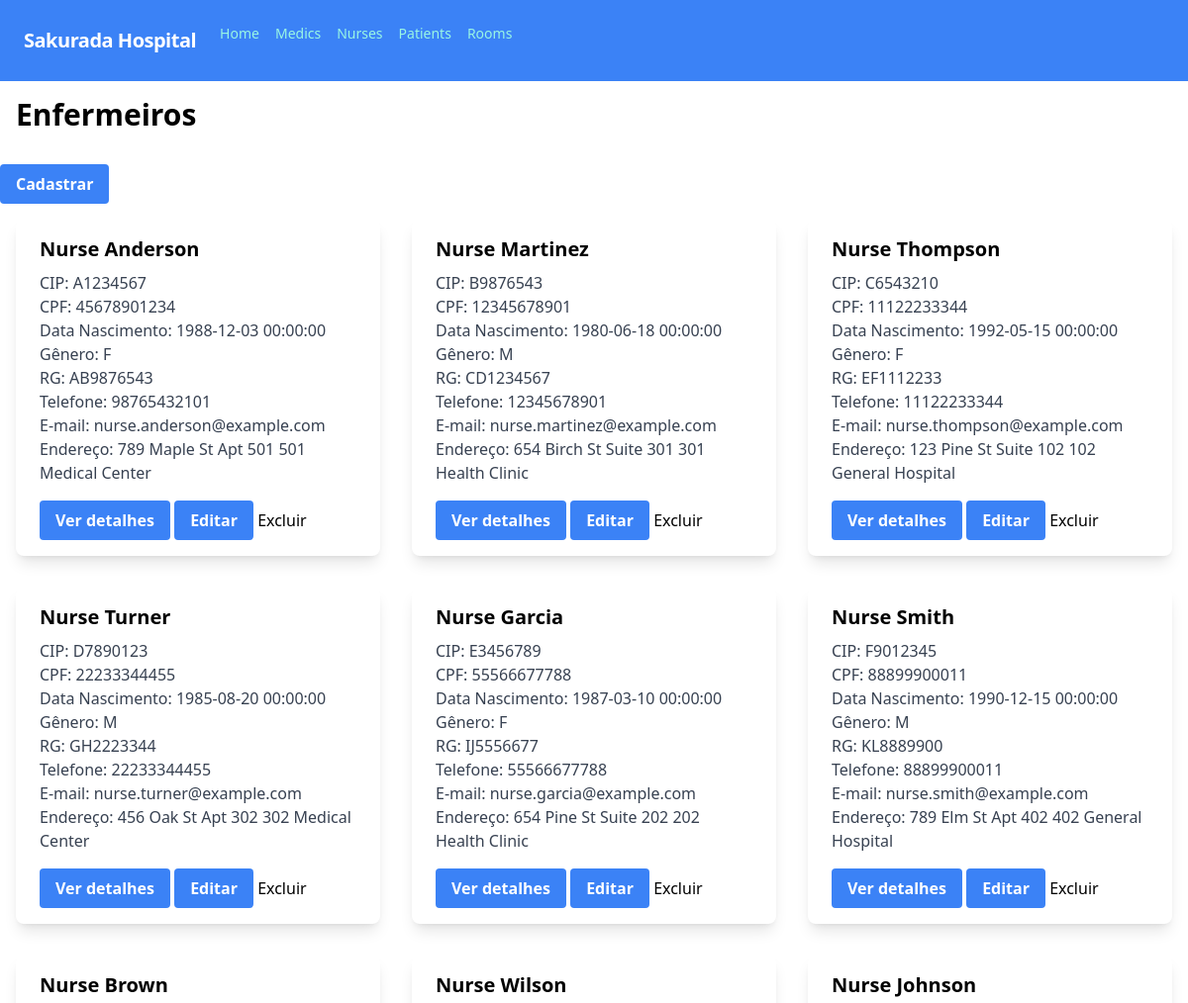
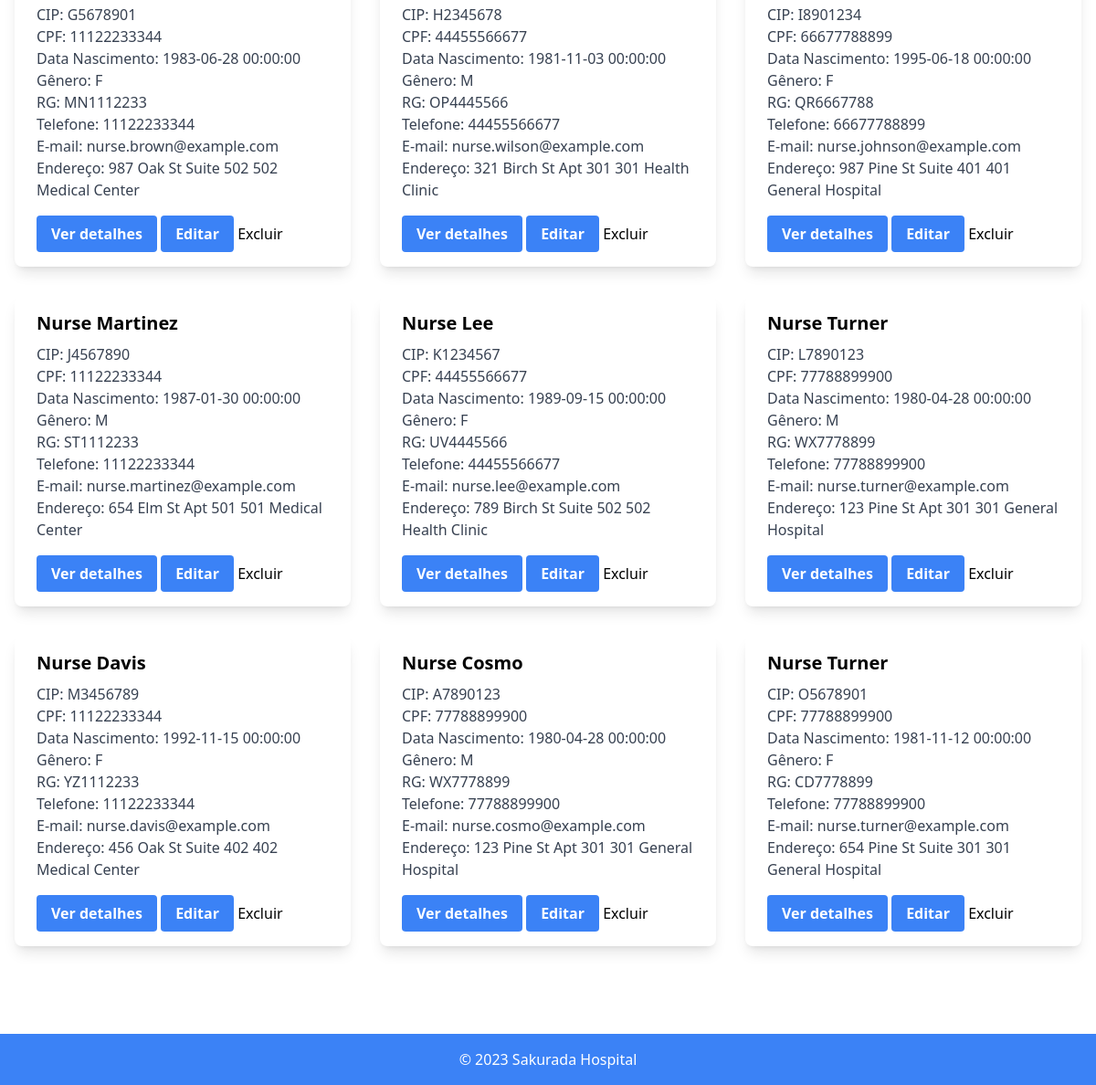
/nurse/enfermeiro_view.php, run on the app's committed database (2 pictures, top to bottom).
### tables this page shows
CREATE TABLE Enfermeiro (
  ID_Enfermeiro INT PRIMARY KEY AUTO_INCREMENT,
  Nome_Enfermeiro VARCHAR(100),
  CIP VARCHAR(8),
  Data_Nascimento_Enfermeiro TIMESTAMP,
  Genero_Enfermeiro CHAR,
  CPF_Enfermeiro VARCHAR(14),
  RG_Enfermeiro VARCHAR(12),
  Nome_Endereco_Enfermeiro VARCHAR(100),
  Numero_Endereco_Enfermeiro INT,
  Complemento_Endereco_Enfermeiro VARCHAR(100),
  Logradouro_Enfermeiro VARCHAR(100),
  Telefone_Enfermeiro VARCHAR(11),
  E_mail_Enfermeiro VARCHAR(100)
);

### nurse/enfermeiro_view.php (the view, shortened to what this page needs)
<html>
    <head>
        <link rel="stylesheet" href="https://unpkg.com/tailwindcss@latest/dist/tailwind.min.css">
    </head>
    <body class="mx-auto">
<?php
    include("../connection.php");
    include("../components/nav.php");
    $sql = "SELECT * FROM Enfermeiro";
    $result = $conn->query($sql);
?>
        <div class="text-left text-3xl font-bold mb-4 mt-4 ml-4">Enfermeiros</div>
        <a href="./enfermeiro_create.php" class="bg-blue-500 hover:bg-blue-700 text-white font-bold py-2 px-4 rounded mt-4 inline-block">Cadastrar</a>
        <div class="flex flex-wrap -mx-4 mx-auto">
            <?php
            if ($result->num_rows > 0) {
                while ($row = $result->fetch_assoc()) {
            ?>
            <div class="w-full md:w-1/2 lg:w-1/3 px-4 py-4">
                <div class="bg-white rounded-lg shadow-lg">
                    <div class="px-6 py-4">
                        <div class="font-bold text-xl mb-2"><?php echo $row["Nome_Enfermeiro"] ?></div>
                        <p class="text-gray-700 text-base">
                            CIP: <?php echo $row["CIP"] ?><br>
                            CPF: <?php echo $row["CPF_Enfermeiro"] ?><br>
                            Data Nascimento: <?php echo $row["Data_Nascimento_Enfermeiro"] ?><br>
                            Gênero: <?php echo $row["Genero_Enfermeiro"] ?><br>
                            RG: <?php echo $row["RG_Enfermeiro"] ?><br>
                            Telefone: <?php echo $row["Telefone_Enfermeiro"] ?><br>
                            E-mail: <?php echo $row["E_mail_Enfermeiro"] ?><br>
                            Endereço: <?php echo $row['Logradouro_Enfermeiro']. " " .$row['Nome_Endereco_Enfermeiro']. " ".$row['Numero_Endereco_Enfermeiro']. " ".$row['Complemento_Endereco_Enfermeiro'] ?>
                        </p>
                        <a href="enfermeiro_show.php?ID_Enfermeiro=<?php echo $row['ID_Enfermeiro'] ?>" class="bg-blue-500 hover:bg-blue-700 text-white font-bold py-2 px-4 rounded mt-4 inline-block">Ver detalhes</a>
                        <a href="./enfermeiro_edit.php?ID_Enfermeiro=<?php echo $row['ID_Enfermeiro'] ?>" class="bg-blue-500 hover:bg-blue-700 text-white font-bold py-2 px-4 rounded mt-4 inline-block">Editar</a>
                        <input onclick="deletar(<?php echo $row['ID_Enfermeiro'] ?>)" type="button" value="Excluir" href="#">
                    </div>
                </div>
            </div>
            <?php
                }
            }
            ?>
        </div>
    </body>
    <?php
        include("../components/footer.php");
    ?>
</html>

### data on the page
enfermeiro: Nome_Enfermeiro "Nurse Anderson", CIP "A1234567", CPF_Enfermeiro "45678901234", Data_Nascimento_Enfermeiro "1988-12-03 00:00:00", Genero_Enfermeiro "F", RG_Enfermeiro "AB9876543", Telefone_Enfermeiro "98765432101", E_mail_Enfermeiro "nurse.anderson@example.com", Logradouro_Enfermeiro "789 Maple St", Nome_Endereco_Enfermeiro "Apt 501", Numero_Endereco_Enfermeiro "501", Complemento_Endereco_Enfermeiro "Medical Center"
enfermeiro: Nome_Enfermeiro "Nurse Martinez", CIP "B9876543", CPF_Enfermeiro "12345678901", Data_Nascimento_Enfermeiro "1980-06-18 00:00:00", Genero_Enfermeiro "M", RG_Enfermeiro "CD1234567", Telefone_Enfermeiro "12345678901", E_mail_Enfermeiro "nurse.martinez@example.com", Logradouro_Enfermeiro "654 Birch St", Nome_Endereco_Enfermeiro "Suite 301", Numero_Endereco_Enfermeiro "301", Complemento_Endereco_Enfermeiro "Health Clinic"
enfermeiro: Nome_Enfermeiro "Nurse Thompson", CIP "C6543210", CPF_Enfermeiro "11122233344", Data_Nascimento_Enfermeiro "1992-05-15 00:00:00", Genero_Enfermeiro "F", RG_Enfermeiro "EF1112233", Telefone_Enfermeiro "11122233344", E_mail_Enfermeiro "nurse.thompson@example.com", Logradouro_Enfermeiro "123 Pine St", Nome_Endereco_Enfermeiro "Suite 102", Numero_Endereco_Enfermeiro "102", Complemento_Endereco_Enfermeiro "General Hospital"
enfermeiro: Nome_Enfermeiro "Nurse Turner", CIP "D7890123", CPF_Enfermeiro "22233344455", Data_Nascimento_Enfermeiro "1985-08-20 00:00:00", Genero_Enfermeiro "M", RG_Enfermeiro "GH2223344", Telefone_Enfermeiro "22233344455", E_mail_Enfermeiro "nurse.turner@example.com", Logradouro_Enfermeiro "456 Oak St", Nome_Endereco_Enfermeiro "Apt 302", Numero_Endereco_Enfermeiro "302", Complemento_Endereco_Enfermeiro "Medical Center"
enfermeiro: Nome_Enfermeiro "Nurse Garcia", CIP "E3456789", CPF_Enfermeiro "55566677788", Data_Nascimento_Enfermeiro "1987-03-10 00:00:00", Genero_Enfermeiro "F", RG_Enfermeiro "IJ5556677", Telefone_Enfermeiro "55566677788", E_mail_Enfermeiro "nurse.garcia@example.com", Logradouro_Enfermeiro "654 Pine St", Nome_Endereco_Enfermeiro "Suite 202", Numero_Endereco_Enfermeiro "202", Complemento_Endereco_Enfermeiro "Health Clinic"
enfermeiro: Nome_Enfermeiro "Nurse Smith", CIP "F9012345", CPF_Enfermeiro "88899900011", Data_Nascimento_Enfermeiro "1990-12-15 00:00:00", Genero_Enfermeiro "M", RG_Enfermeiro "KL8889900", Telefone_Enfermeiro "88899900011", E_mail_Enfermeiro "nurse.smith@example.com", Logradouro_Enfermeiro "789 Elm St", Nome_Endereco_Enfermeiro "Apt 402", Numero_Endereco_Enfermeiro "402", Complemento_Endereco_Enfermeiro "General Hospital"
enfermeiro: Nome_Enfermeiro "Nurse Brown", CIP "G5678901", CPF_Enfermeiro "11122233344", Data_Nascimento_Enfermeiro "1983-06-28 00:00:00", Genero_Enfermeiro "F", RG_Enfermeiro "MN1112233", Telefone_Enfermeiro "11122233344", E_mail_Enfermeiro "nurse.brown@example.com", Logradouro_Enfermeiro "987 Oak St", Nome_Endereco_Enfermeiro "Suite 502", Numero_Endereco_Enfermeiro "502", Complemento_Endereco_Enfermeiro "Medical Center"
enfermeiro: Nome_Enfermeiro "Nurse Wilson", CIP "H2345678", CPF_Enfermeiro "44455566677", Data_Nascimento_Enfermeiro "1981-11-03 00:00:00", Genero_Enfermeiro "M", RG_Enfermeiro "OP4445566", Telefone_Enfermeiro "44455566677", E_mail_Enfermeiro "nurse.wilson@example.com", Logradouro_Enfermeiro "321 Birch St", Nome_Endereco_Enfermeiro "Apt 301", Numero_Endereco_Enfermeiro "301", Complemento_Endereco_Enfermeiro "Health Clinic"
enfermeiro: Nome_Enfermeiro "Nurse Johnson", CIP "I8901234", CPF_Enfermeiro "66677788899", Data_Nascimento_Enfermeiro "1995-06-18 00:00:00", Genero_Enfermeiro "F", RG_Enfermeiro "QR6667788", Telefone_Enfermeiro "66677788899", E_mail_Enfermeiro "nurse.johnson@example.com", Logradouro_Enfermeiro "987 Pine St", Nome_Endereco_Enfermeiro "Suite 401", Numero_Endereco_Enfermeiro "401", Complemento_Endereco_Enfermeiro "General Hospital"
enfermeiro: Nome_Enfermeiro "Nurse Martinez", CIP "J4567890", CPF_Enfermeiro "11122233344", Data_Nascimento_Enfermeiro "1987-01-30 00:00:00", Genero_Enfermeiro "M", RG_Enfermeiro "ST1112233", Telefone_Enfermeiro "11122233344", E_mail_Enfermeiro "nurse.martinez@example.com", Logradouro_Enfermeiro "654 Elm St", Nome_Endereco_Enfermeiro "Apt 501", Numero_Endereco_Enfermeiro "501", Complemento_Endereco_Enfermeiro "Medical Center"
enfermeiro: Nome_Enfermeiro "Nurse Lee", CIP "K1234567", CPF_Enfermeiro "44455566677", Data_Nascimento_Enfermeiro "1989-09-15 00:00:00", Genero_Enfermeiro "F", RG_Enfermeiro "UV4445566", Telefone_Enfermeiro "44455566677", E_mail_Enfermeiro "nurse.lee@example.com", Logradouro_Enfermeiro "789 Birch St", Nome_Endereco_Enfermeiro "Suite 502", Numero_Endereco_Enfermeiro "502", Complemento_Endereco_Enfermeiro "Health Clinic"
enfermeiro: Nome_Enfermeiro "Nurse Turner", CIP "L7890123", CPF_Enfermeiro "77788899900", Data_Nascimento_Enfermeiro "1980-04-28 00:00:00", Genero_Enfermeiro "M", RG_Enfermeiro "WX7778899", Telefone_Enfermeiro "77788899900", E_mail_Enfermeiro "nurse.turner@example.com", Logradouro_Enfermeiro "123 Pine St", Nome_Endereco_Enfermeiro "Apt 301", Numero_Endereco_Enfermeiro "301", Complemento_Endereco_Enfermeiro "General Hospital"
enfermeiro: Nome_Enfermeiro "Nurse Davis", CIP "M3456789", CPF_Enfermeiro "11122233344", Data_Nascimento_Enfermeiro "1992-11-15 00:00:00", Genero_Enfermeiro "F", RG_Enfermeiro "YZ1112233", Telefone_Enfermeiro "11122233344", E_mail_Enfermeiro "nurse.davis@example.com", Logradouro_Enfermeiro "456 Oak St", Nome_Endereco_Enfermeiro "Suite 402", Numero_Endereco_Enfermeiro "402", Complemento_Endereco_Enfermeiro "Medical Center"
enfermeiro: Nome_Enfermeiro "Nurse Cosmo", CIP "A7890123", CPF_Enfermeiro "77788899900", Data_Nascimento_Enfermeiro "1980-04-28 00:00:00", Genero_Enfermeiro "M", RG_Enfermeiro "WX7778899", Telefone_Enfermeiro "77788899900", E_mail_Enfermeiro "nurse.cosmo@example.com", Logradouro_Enfermeiro "123 Pine St", Nome_Endereco_Enfermeiro "Apt 301", Numero_Endereco_Enfermeiro "301", Complemento_Endereco_Enfermeiro "General Hospital"
enfermeiro: Nome_Enfermeiro "Nurse Turner", CIP "O5678901", CPF_Enfermeiro "77788899900", Data_Nascimento_Enfermeiro "1981-11-12 00:00:00", Genero_Enfermeiro "F", RG_Enfermeiro "CD7778899", Telefone_Enfermeiro "77788899900", E_mail_Enfermeiro "nurse.turner@example.com", Logradouro_Enfermeiro "654 Pine St", Nome_Endereco_Enfermeiro "Suite 301", Numero_Endereco_Enfermeiro "301", Complemento_Endereco_Enfermeiro "General Hospital"
